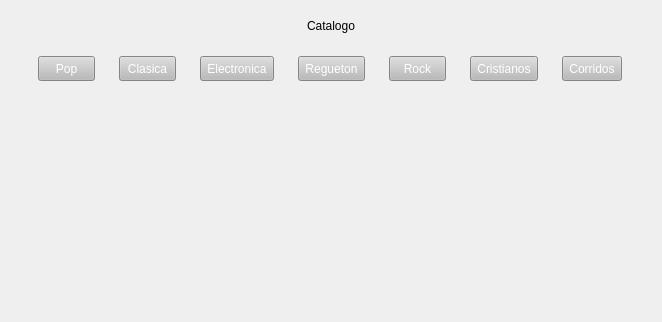
               <widget class="QWidget" name="scrollAreaWidgetContents_4">
                <property name="geometry">
                 <rect>
                  <x>0</x>
                  <y>0</y>
                  <width>659</width>
                  <height>322</height>
                 </rect>
                </property>
                <layout class="QGridLayout" name="gridLayout_5">
                 <item row="0" column="0">
                  <widget class="QLabel" name="label_43">
                   <property name="maximumSize">
                    <size>
                     <width>16777215</width>
                     <height>30</height>
                    </size>
                   </property>
                   <property name="text">
                    <string>Catalogo</string>
                   </property>
                   <property name="alignment">
                    <set>Qt::AlignmentFlag::AlignCenter</set>
                   </property>
                  </widget>
                 </item>
                 <item row="1" column="0">
                  <widget class="QWidget" name="generosWidget" native="true">
                   <property name="minimumSize">
                    <size>
                     <width>640</width>
                     <height>36</height>
                    </size>
                   </property>
                   <property name="maximumSize">
                    <size>
                     <width>16777215</width>
                     <height>34</height>
                    </size>
                   </property>
                   <layout class="QHBoxLayout" name="horizontalLayout_27">
                    <property name="sizeConstraint">
                     <enum>QLayout::SizeConstraint::SetMaximumSize</enum>
                    </property>
                    <item>
                     <widget class="QToolButton" name="toolButton_25">
                      <property name="minimumSize">
                       <size>
                        <width>57</width>
                        <height>25</height>
                       </size>
                      </property>
                      <property name="styleSheet">
                       <string notr="true">color: rgb(255, 255, 255);
background-color: rgb(186, 186, 186);</string>
                      </property>
                      <property name="text">
                       <string>Pop</string>
                      </property>
                     </widget>
                    </item>
                    <item>
                     <widget class="QToolButton" name="toolButton_26">
                      <property name="minimumSize">
                       <size>
                        <width>57</width>
                        <height>25</height>
                       </size>
                      </property>
                      <property name="styleSheet">
                       <string notr="true">color: rgb(255, 255, 255);
background-color: rgb(186, 186, 186);</string>
                      </property>
                      <property name="text">
                       <string>Clasica</string>
                      </property>
                     </widget>
                    </item>
                    <item>
                     <widget class="QToolButton" name="toolButton_27">
                      <property name="minimumSize">
                       <size>
                        <width>0</width>
                        <height>25</height>
                       </size>
                      </property>
                      <property name="styleSheet">
                       <string notr="true">color: rgb(255, 255, 255);
background-color: rgb(186, 186, 186);</string>
                      </property>
                      <property name="text">
                       <string>Electronica</string>
                      </property>
                     </widget>
                    </item>
                    <item>
                     <widget class="QToolButton" name="toolButton_28">
                      <property name="minimumSize">
                       <size>
                        <width>0</width>
                        <height>25</height>
                       </size>
                      </property>
                      <property name="styleSheet">
                       <string notr="true">color: rgb(255, 255, 255);
background-color: rgb(186, 186, 186);</string>
                      </property>
                      <property name="text">
                       <string>Regueton</string>
                      </property>
                     </widget>
                    </item>
                    <item>
                     <widget class="QToolButton" name="toolButton_29">
                      <property name="minimumSize">
                       <size>
                        <width>57</width>
                        <height>25</height>
                       </size>
                      </property>
                      <property name="styleSheet">
                       <string notr="true">color: rgb(255, 255, 255);
background-color: rgb(186, 186, 186);</string>
                      </property>
                      <property name="text">
                       <string>Rock</string>
                      </property>
                     </widget>
                    </item>
                    <item>
                     <widget class="QToolButton" name="toolButton_30">
                      <property name="minimumSize">
                       <size>
                        <width>0</width>
                        <height>25</height>
                       </size>
                      </property>
                      <property name="styleSheet">
                       <string notr="true">color: rgb(255, 255, 255);
background-color: rgb(186, 186, 186);</string>
                      </property>
                      <property name="text">
                       <string>Cristianos</string>
                      </property>
                     </widget>
                    </item>
                    <item>
                     <widget class="QToolButton" name="toolButton_31">
                      <property name="minimumSize">
                       <size>
                        <width>0</width>
                        <height>25</height>
                       </size>
                      </property>
                      <property name="styleSheet">
                       <string notr="true">color: rgb(255, 255, 255);
background-color: rgb(186, 186, 186);</string>
                      </property>
                      <property name="text">
                       <string>Corridos</string>
                      </property>
                     </widget>
                    </item>
                   </layout>
                  </widget>
                 </item>
                 <item row="2" column="0">
                  <widget class="QWidget" name="gridWidget" native="true">
                   <property name="minimumSize">
                    <size>
                     <width>560</width>
                     <height>180</height>
                    </size>
                   </property>
                   <property name="maximumSize">
                    <size>
                     <width>16777215</width>
                     <height>16777215</height>
                    </size>
                   </property>
                   <layout class="QGridLayout" name="gridLayout_6"/>
                  </widget>
                 </item>
                </layout>
               </widget>
